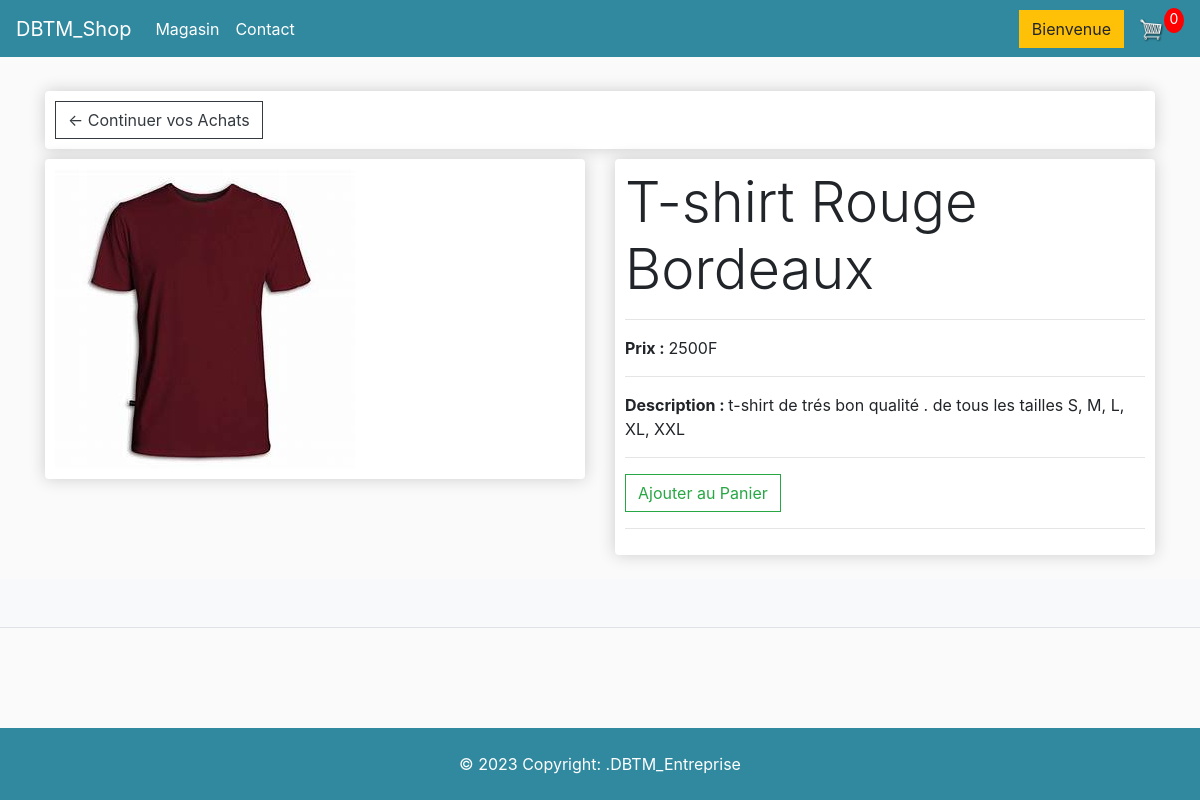
/7, run on the app's committed database.
### store/models.py (models this page shows, shortened)
class Product(models.Model):
    name = models.CharField(max_length=200, null=True)
    price = models.FloatField()
    digital = models.BooleanField(default=False, null=True, blank=False)
    description = models.CharField(max_length=1000, null=True)
    image = models.ImageField(null=True,blank=True)
    @property
    def imageURL(self):
        try:
            url = self.image.url
        except:
            url = ''
        return url

### store/views.py (the view)
# urls.py: path('<int:myid>', views.voir, name="voir"),
def voir(request, myid):
    data = cartData(request)
    cartItems = data['cartItems']
    product_object = Product.objects.get(id=myid)
    context = {'cartItems':cartItems, 'product': product_object}
    return render(request, 'store/voir.html', context)

### store/utils.py (called while the page is built, shortened)
def cookieCart(request):
    try:
        cart = json.loads(request.COOKIES['cart'])
    except:
        cart = {}
    print('Panier:', cart)
    items = []
    order = {'get_cart_total':0, 'get_cart_items':0, 'shipping':False}
    cartItems = order['get_cart_items']
    return {'cartItems':cartItems, 'order':order, 'items':items}

def cartData(request):
    if request.user.is_authenticated:
          customer = request.user.customer
          order , created = Order.objects.get_or_create(customer=customer, complete=False)
          items = order.orderitem_set.all()
          cartItems = order.get_cart_items
    else:
          cookieData = cookieCart(request)
          cartItems = cookieData['cartItems']
          order = cookieData['order']
          items = cookieData['items']
    return {'cartItems':cartItems, 'order':order, 'items':items}

### store/templates/store/voir.html
{% extends 'store/main.html' %}
{% load static %}
{% block content %}
 <div class="row">
	<div class="col-lg-12 ">
          <div class="box-element">
            <a  class="btn btn-outline-dark" href="{% url 'store' %}">&#x2190; Continuer vos Achats </a>
        </div>
    </div>
        <div class="col-lg-6">
		<div class=" box-element" >
             <div>
                <img src="{{ product.imageURL }}" width="300px" height="300px" alt="">
            </div>
        </div>
        </div>
        <div class="col-lg-6">
	        	<div class=" box-element" >
                <div class=" display-4">
                    {{ product.name }}
                </div><hr>
                <div class=" ">
                   <strong>Prix : </strong>  {{product.price|floatformat:0}}F
                </div><hr>
                <div>
                    <strong>Description : </strong>  {{ product.description }}
                </div><hr>
                 <button data-product="{{product.id}}" data-action="add" class="btn btn-outline-success add-btn update-cart">Ajouter au Panier</button><hr>
            </div>
        </div>
		<br>
	</div>
</div>
{% endblock content %}

### static/css/main.css (style rules this page uses)
body { background-color: hsl(0, 0%, 98%); }
.box-element { box-shadow:hsl(0, 0%, 80%) 0 0 16px; background-color: #fff; border-radius: 4px; padding: 10px; }
.col-lg-4, .col-lg-6, .col-lg-8, .col-lg-12 { margin-top: 10px; }
.btn { border-radius: 0; }

### data on the page
Product: imageURL (picture), name "T-shirt Rouge Bordeaux", price "2500", description "t-shirt de trés bon qualité . de tous les tailles S, M, L, XL, XXL"

### other printed values
{{ cartItems }} "0"
